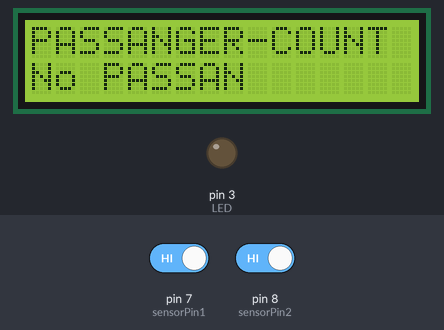
Simulated run of this sketch. Board: Arduino Uno, built with avr-gcc and run on an emulated ATmega328P. Parts: 16×2 character LCD, output pins drawn as LEDs (lit = HIGH). The inputs (shaded band) are chosen by the test bench; at power-on: pin 7 (sensorPin1) HIGH, pin 8 (sensorPin2) HIGH.

Above: at 1.4 s.
1.5 s: pin 7 (sensorPin1) driven LOW
At 2.4 s:
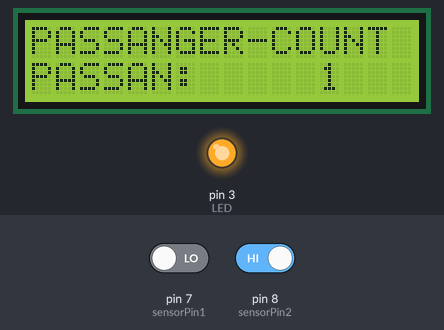
4.5 s: pin 8 (sensorPin2) driven LOW
6.0 s: pin 8 (sensorPin2) driven HIGH
At 7.5 s:
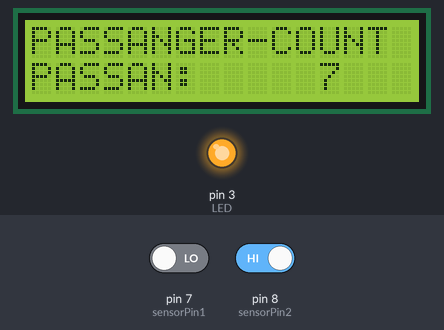
Timing chart, 0 to 9.0 s (numbered marks = the images above; inputs shaded):
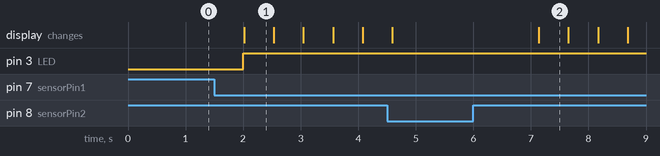

Measured:
- after the input at 1.5 s, pin 3 (LED): LOW → HIGH after 0.50 s; the display: changes after 0.52 s (image 1)
- after the input at 6.0 s, the display: changes after 1.1 s (image 2)
- what the display in image 1 shows lasts 0.5 s, from 2.0 s to 2.5 s

The sketch:

COUNTER_USING_IR_SENSOR.ino
```cpp
#include<Wire.h>
#include<LiquidCrystal_I2C.h>
LiquidCrystal_I2C lcd(0x27, 16, 2);
#define sensorPin1 7
#define sensorPin2 8
#define LED 3

int sensorState1 = 0;
int sensorState2 = 0;
int count = 0;

void setup()
{
  pinMode (sensorPin1,INPUT_PULLUP);
  pinMode (sensorPin2,INPUT_PULLUP);
  pinMode(LED, OUTPUT);

  lcd.begin(16, 2);
  lcd.backlight();
  lcd.setCursor(0, 0);
  lcd.print("PASSANGER-COUNT");
  lcd.setCursor(0, 1);
  lcd.print("No PASSAN     ");
  delay(200);
}

void loop()
{
  sensorState1 = digitalRead(sensorPin1);
  sensorState2 = digitalRead(sensorPin2);

  if (sensorState1 == LOW) {
    count++;
    delay(500);
  }

  if (sensorState2 == LOW) {
    count--;
    delay(500);
  }


  if (count <= 0)
  {
    digitalWrite(LED, LOW);
    lcd.setCursor(0, 1);
    lcd.print("No PASSAN    ");
  }
  else if (count > 0 && count < 10) {
    digitalWrite(LED, HIGH);
    lcd.setCursor(0, 1);
    lcd.print("PASSAN:   ");
    lcd.setCursor(12, 1);
    lcd.print(count);
    lcd.setCursor(13, 1);
    lcd.print("  ");

  }
  else {
    digitalWrite(LED, HIGH);
    lcd.setCursor(0, 1);
    lcd.print("PASSAN:   ");
    lcd.setCursor(12, 1);
    lcd.print(count);
  }
}
```
